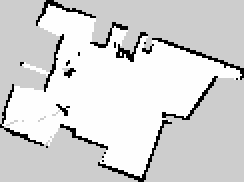
#> input picture data_preprocessing/penn/data/raw_data/small_demo/map.pgm, 122 x 91 px (shown 2 times larger); its folder holds only this picture in this run
$ python training_data_generator.py ../data/raw_data/small_demo/map.pgm out.png
#> lines starting #> are read from the running program, lines starting #| are printed output that depends on the picture; after the words box and inside, x2 and y2 are one past the last pixel; in counts of white or black regions, pixels touching at a corner belong together
### data_preprocessing/shared_structs/data_structs.py
import argparse
from pathlib import Path
import numpy as np
import matplotlib.pyplot as plt
from typing import Optional, Tuple, List
from PIL import Image, ImageDraw
import copy
import math
import cv2

ROBOT_FRAME_SIZE = [160, 160]


class SE2():

    # [4 lines left out: function __init__, not called in this run]

    def center(self) -> np.ndarray:
        return np.array([self.x, self.y])

    def theta_deg(self) -> float:
        return np.rad2deg(self.theta)

    def __repr__(self) -> str:
        return f'({self.x}, {self.y}, {self.theta})'


class LaserScan():

    def __init__(self, ranges: np.ndarray, angles: np.ndarray):
        self.ranges = ranges
        self.angles = angles

    # [112 lines left out: functions to_points, to_global, ego_occupancy, not called in this run]


class MapWrapper():

    def __init__(self, cells: np.ndarray, origin: np.ndarray,
                 resolution: float):
        assert isinstance(cells, np.ndarray), "Cells must be a numpy array"

        # cells is a 2D array of 0, 1, or 2
        # 0 unknown
        # 1 is free
        # 2 is occupied
        self.cells = cells

        # If origin is a list of len 2, convert to numpy array
        if type(origin) == list and len(origin) == 2:
            origin = np.array(origin)
        # check that origin is a (2,) array
        assert isinstance(
            origin,
            np.ndarray), f"Origin must be a numpy array, got {type(origin)}"
        assert origin.shape == (2, ), "Origin must be a 2D array"
        self.origin = origin

        # check that resolution is a number
        assert isinstance(resolution, (int, float)), \
            "Resolution must be a number"
        self.resolution = resolution

        assert self.cells.ndim == 2, "Cells must be 2D array"
        assert (set(np.unique(self.cells)) - set([0, 1, 2])) == set(), \
            "Cells must be 0, 1, or 2"

    # [18 lines left out: function _world_to_map, not called in this run]

    def _map_to_world(self, map_frame: np.ndarray) -> np.ndarray:
        return map_frame * self.resolution + self.origin

    # [200 lines left out: functions place_pose_laser, make_laser_scan, _ray_trace, extract_region, not called in this run]

### data_preprocessing/penn/simulator/training_data_generator.py
import sys
# Add . to path so we can import from shared_structs
sys.path.append('data_preprocessing/')

from shared_structs.data_structs import SE2, LaserScan, MapWrapper

import argparse
import random
import pickle
from pathlib import Path
from typing import Tuple, Union, List
import numpy as np
import matplotlib.pyplot as plt
import time
import cv2

# Define the argument parser
parser = argparse.ArgumentParser(
    description='Generate random poses and robot frame laser scans.')
parser.add_argument('map_file',
                    type=Path,
                    help='the path to the raster map file')
parser.add_argument('output_path', type=Path, help='Output path.')
parser.add_argument('--num_samples',
                    type=int,
                    default=50,
                    help='Number of laser samples to take from the map.')
parser.add_argument('--visualize',
                    action='store_true',
                    help='Visualize the generated laser scans.')
args = parser.parse_args()

assert args.map_file.exists(), f'Path {args.map_file} does not exist.'
args.output_path.mkdir(parents=True, exist_ok=True)

UNKNOWN_COLOR = 127
FREE_SPACE_COLOR = 255
WALL_COLOR = 0


# [5 lines left out: function save_pickle, not called in this run]


# Load the map file
map_data = plt.imread(str(args.map_file.resolve()))
#> map_data is the input picture: shape (91, 122); min 0, max 254, mean 213
map_data = (map_data * 255).astype(np.uint8)
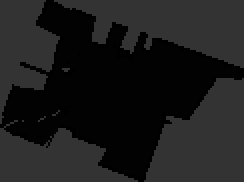
#> map_data: shape (91, 122) (shown 2 times larger); min 0, max 51, mean 28.2
# cells is a 2D array of 0, 1, or 2
# 0 unknown
# 1 is free
# 2 is occupied
map_data = np.where(map_data == FREE_SPACE_COLOR, 1, map_data)
map_data = np.where(map_data == WALL_COLOR, 2, map_data)
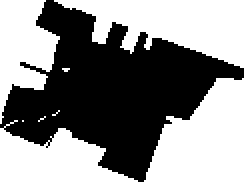
#> map_data: shape (91, 122) (shown 2 times larger); values 2 (black) and 51 (white), 53.6% white; 1 black region, box (x1, y1, x2, y2) and area: (0, 0, 122, 91) 5147
map_data = np.where(map_data == UNKNOWN_COLOR, 0, map_data)

# Convert the map data to a MapWrapper
map = MapWrapper(map_data, origin=[0, 0], resolution=0.05)
#> (the run stopped early here; a loop or call above may not have finished)
